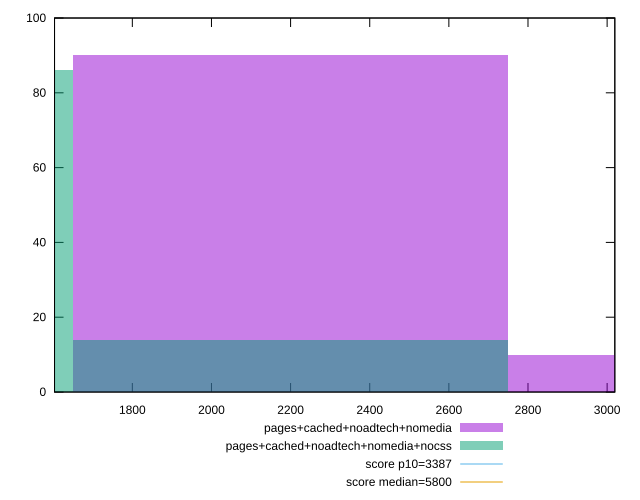

Generate this figure with gnuplot:
reset

$pagesCachedNoadtechNomedia <<EOF
2200.57386308566 90
3300.86079462849 10
EOF

$pagesCachedNoadtechNomediaNocss <<EOF
2200.57386308566 14
1100.28693154283 86
EOF

set key outside below
set boxwidth 1100.28693154283
set xrange [1603.369:3019.4537853014813]
set yrange [0:100]
set trange [0:100]
set style fill transparent solid 0.5 noborder

set parametric
set terminal svg size 640, 500 enhanced background rgb 'white'
set output "report_00009_2021-02-08T22-37-41.559Z/speed-index/comparison/histogram/3_vs_4.svg"

plot $pagesCachedNoadtechNomedia title "pages+cached+noadtech+nomedia" with boxes, \
     $pagesCachedNoadtechNomediaNocss title "pages+cached+noadtech+nomedia+nocss" with boxes, \
     3387,t title "score p10=3387", \
     5800,t title "score median=5800"

reset
